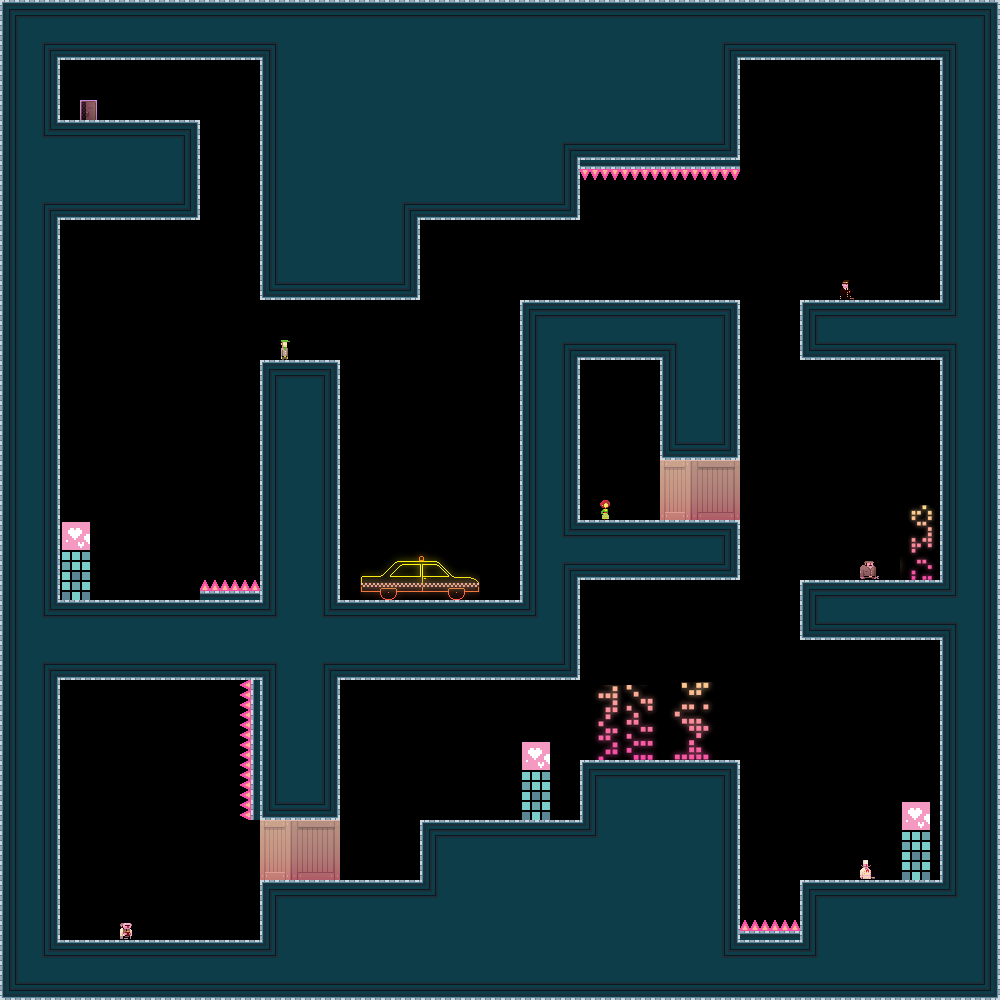

A level layout from a 2D game, rendered from its tile map. Below: a short description, then the map file with tile-grid data replaced by summaries:
An orthogonal 50x50 tile map with 20x20 px tiles, 3 tile layers (bg, bg2, dontAutoLoad_sprites) and 27 objects.

<map version="1.0" orientation="orthogonal" width="50" height="50" tilewidth="20" tileheight="20">
 <tileset firstgid="1" name="tiles_newyork" tilewidth="20" tileheight="20">
  <image source="../Art/tiles_newyork.png" width="400" height="400" />
  <terraintypes>
   <terrain name="solid" tile="-1" />
  </terraintypes>
  <tile id="8" terrain=",,,0" />
  <tile id="9" terrain=",,0,0" />
  <tile id="10" terrain=",,0,0" />
  <tile id="11" terrain=",,0,0" />
  <tile id="12" terrain=",,0,0" />
  <tile id="13" terrain=",,0,0" />
  <tile id="14" terrain=",,0," />
  <tile id="15" terrain="0,0,0," />
  <tile id="16" terrain="0,0,,0" />
  <tile id="28" terrain=",0,,0" />
  <tile id="34" terrain="0,,0," />
  <tile id="35" terrain="0,,0,0" />
  <tile id="36" terrain=",0,0,0" />
  <tile id="48" terrain=",0,,0" />
  <tile id="54" terrain="0,,0," />
  <tile id="68" terrain=",0,,0" />
  <tile id="74" terrain="0,,0," />
  <tile id="88" terrain=",0,,0" />
  <tile id="94" terrain="0,,0," />
  <tile id="108" terrain=",0,,0" />
  <tile id="114" terrain="0,,0," />
  <tile id="128" terrain=",0,," />
  <tile id="129" terrain="0,0,," />
  <tile id="130" terrain="0,0,," />
  <tile id="131" terrain="0,0,," />
  <tile id="132" terrain="0,0,," />
  <tile id="133" terrain="0,0,," />
  <tile id="134" terrain="0,,," />
  <tile id="194" terrain="0,0,0,0" />
  <tile id="356">
   <properties>
    <property name="LargeCrate" value="" />
   </properties>
  </tile>
  <tile id="380">
   <properties>
    <property name="Andre" value="" />
   </properties>
  </tile>
  <tile id="381">
   <properties>
    <property name="Liselot" value="" />
   </properties>
  </tile>
  <tile id="382">
   <properties>
    <property name="Amsterdaam" value="" />
   </properties>
  </tile>
  <tile id="383">
   <properties>
    <property name="Worker" value="" />
   </properties>
  </tile>
  <tile id="384">
   <properties>
    <property name="Inspector" value="" />
   </properties>
  </tile>
  <tile id="385">
   <properties>
    <property name="Chef" value="" />
   </properties>
  </tile>
  <tile id="386">
   <properties>
    <property name="Exit" value="" />
   </properties>
  </tile>
  <tile id="387">
   <properties>
    <property name="Trampoline" value="" />
   </properties>
  </tile>
  <tile id="388">
   <properties>
    <property name="SmallCrate" value="" />
   </properties>
  </tile>
  <tile id="389">
   <properties>
    <property name="SugarBag" value="" />
   </properties>
  </tile>
 </tileset>
 <layer name="bg" width="50" height="50">
  <data>[2500 cells, 1320 non-empty, 32 distinct tile ids]</data>
 </layer>
 <layer name="bg2" width="50" height="50">
  <data>[2500 cells, 84 non-empty, 68 distinct tile ids]</data>
 </layer>
 <objectgroup name="boxes" width="50" height="50">
  <object x="0" y="0" width="1000" height="60" />
  <object x="0" y="940" width="1000" height="60" />
  <object x="0" y="60" width="60" height="880" />
  <object x="940" y="60" width="60" height="880" />
  <object x="260" y="880" width="160" height="60" />
  <object x="420" y="820" width="160" height="120" />
  <object x="580" y="760" width="160" height="180" />
  <object x="260" y="60" width="160" height="240" />
  <object x="420" y="60" width="160" height="160" />
  <object x="580" y="60" width="160" height="100" />
  <object x="60" y="600" width="520" height="80" />
  <object x="260" y="680" width="80" height="140" />
  <object x="260" y="360" width="80" height="240" />
  <object x="800" y="880" width="140" height="60" />
  <object x="200" y="60">
   <properties>
    <property name="speed" value="150" />
   </properties>
   <polyline points="0,120 0,520" />
  </object>
  <object x="740" y="300">
   <polyline points="0,0 0,620" />
  </object>
  <object x="580" y="300" width="160" height="60" />
  <object x="800" y="580" width="140" height="60" />
  <object x="800" y="300" width="140" height="60" />
  <object x="520" y="300" width="60" height="300" />
  <object x="580" y="520" width="160" height="60" />
  <object x="660" y="360" width="80" height="100" />
  <object x="60" y="120" width="140" height="100" />
 </objectgroup>
 <layer name="dontAutoLoad_sprites" width="50" height="50">
  <data>[2500 cells, 31 non-empty, 19 distinct tile ids]</data>
 </layer>
 <objectgroup name="dontAutoLoad_death" width="50" height="50">
  <object x="200" y="580" width="60" height="20" />
  <object x="740" y="920" width="60" height="20" />
  <object x="240" y="680" width="20" height="140" />
  <object x="580" y="160" width="160" height="20" />
 </objectgroup>
</map>
